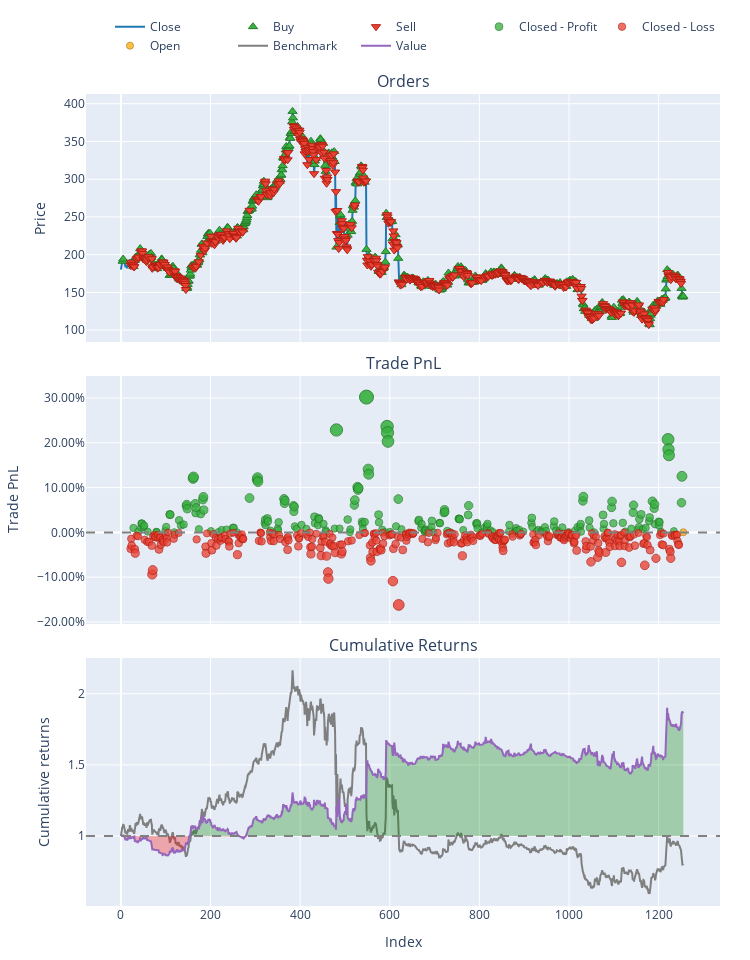
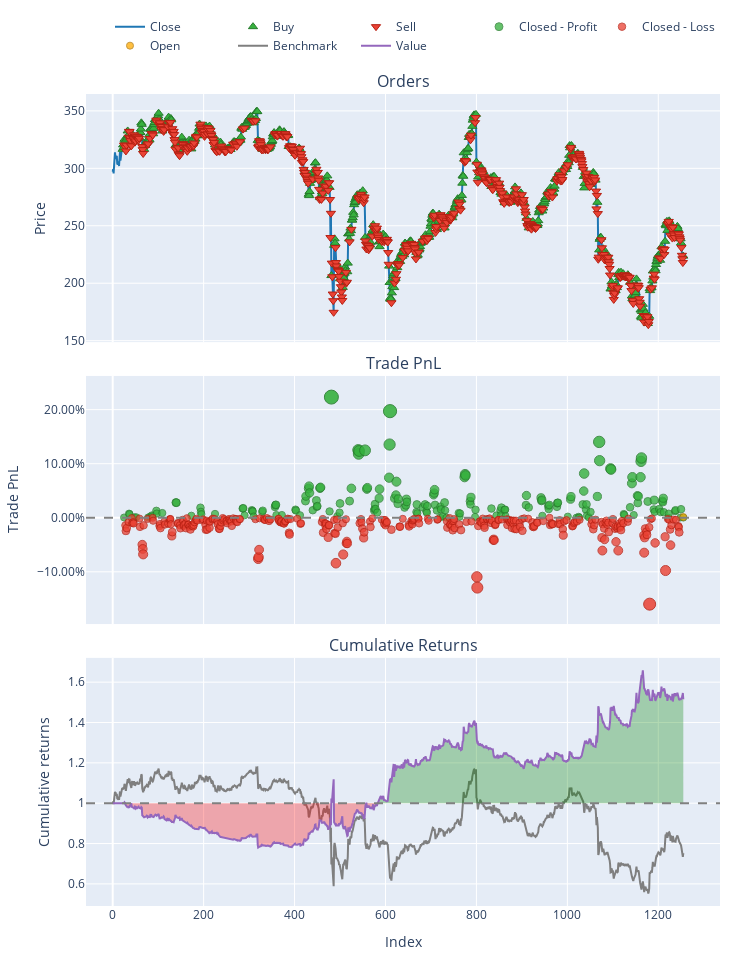

Notebook source saved alongside these figures, in order:
### Code cell
for ticker in target_stocks:
    portfolio[ticker].plot().show()

### Figure 1 — Plotly figure (JSON) as saved in the notebook; plotly's stock layout.template omitted (floating-point values rounded to 4 significant figures; data arrays with more than 128 entries replaced by an {"elided": "..."} marker saying what was removed)
{"data": [{"legendgroup": "0", "line": {"color": "#1f77b4"}, "name": "Close", "showlegend": true, "type": "scatter", "uid": "8a3cfd0a-c400-4950-a4d6-590d497885dd", "x": {"elided": "1256 int values"}, "xaxis": "x", "y": {"elided": "1256 float values"}, "yaxis": "y"}, {"customdata": {"elided": "602x3 float values"}, "hovertemplate": "Order Id: %{customdata[0]}<br>Timestamp: %{x}<br>Price: %{y}<br>Size: %{customdata[1]:.6f}<br>Fees: %{customdata[2]:.6f}", "legendgroup": "1", "marker": {"color": "#37B13F", "line": {"color": "rgb(38,123,44)", "width": 1}, "size": 8, "symbol": "triangle-up"}, "mode": "markers", "name": "Buy", "type": "scatter", "uid": "2db2fc20-6d4b-40bd-aa67-10d167c2be0e", "x": {"elided": "602 int values"}, "xaxis": "x", "y": {"elided": "602 float values"}, "yaxis": "y"}, {"customdata": {"elided": "634x3 float values"}, "hovertemplate": "Order Id: %{customdata[0]}<br>Timestamp: %{x}<br>Price: %{y}<br>Size: %{customdata[1]:.6f}<br>Fees: %{customdata[2]:.6f}", "legendgroup": "2", "marker": {"color": "#EA4335", "line": {"color": "rgb(181,31,18)", "width": 1}, "size": 8, "symbol": "triangle-down"}, "mode": "markers", "name": "Sell", "type": "scatter", "uid": "1cee1097-c263-477c-a5fe-95d90b78e310", "x": {"elided": "634 int values"}, "xaxis": "x", "y": {"elided": "634 float values"}, "yaxis": "y"}, {"customdata": {"elided": "202x4 float values"}, "hovertemplate": "Exit Trade Id: %{customdata[0]}<br>Position Id: %{customdata[1]}<br>Exit Timestamp: %{x}<br>PnL: %{customdata[2]:.6f}<br>Return: %{customdata[3]:.2%}", "legendgroup": "3", "marker": {"color": "#37B13F", "line": {"color": "rgb(38,123,44)", "width": 1}, "opacity": {"elided": "202 float values"}, "size": {"elided": "202 float values"}, "symbol": "circle"}, "mode": "markers", "name": "Closed - Profit", "type": "scatter", "uid": "3cc0be58-5f24-4c54-9d53-ceb9927e8121", "x": {"elided": "202 int values"}, "xaxis": "x2", "y": {"elided": "202 float values"}, "yaxis": "y2"}, {"customdata": {"elided": "322x4 float values"}, "hovertemplate": "Exit Trade Id: %{customdata[0]}<br>Position Id: %{customdata[1]}<br>Exit Timestamp: %{x}<br>PnL: %{customdata[2]:.6f}<br>Return: %{customdata[3]:.2%}", "legendgroup": "4", "marker": {"color": "#EA4335", "line": {"color": "rgb(181,31,18)", "width": 1}, "opacity": {"elided": "322 float values"}, "size": {"elided": "322 float values"}, "symbol": "circle"}, "mode": "markers", "name": "Closed - Loss", "type": "scatter", "uid": "7b7ee4b6-d030-465a-91ae-f7142b4a1031", "x": {"elided": "322 int values"}, "xaxis": "x2", "y": {"elided": "322 float values"}, "yaxis": "y2"}, {"customdata": [[524, 212, 384.5, 0.0002884]], "hovertemplate": "Exit Trade Id: %{customdata[0]}<br>Position Id: %{customdata[1]}<br>Exit Timestamp: %{x}<br>PnL: %{customdata[2]:.6f}<br>Return: %{customdata[3]:.2%}", "legendgroup": "5", "marker": {"color": "#FFAA00", "line": {"color": "rgb(178,118,0)", "width": 1}, "opacity": [0.7501], "size": [7.004], "symbol": "circle"}, "mode": "markers", "name": "Open", "type": "scatter", "uid": "d21de78f-1417-4162-af50-39ff6eafafd8", "x": [1255], "xaxis": "x2", "y": [0.0002884], "yaxis": "y2"}, {"legendgroup": "6", "line": {"color": "#7f7f7f"}, "name": "Benchmark", "showlegend": true, "type": "scatter", "uid": "834114c7-29f8-4df1-abc2-5d05281b8f5c", "x": {"elided": "1256 int values"}, "xaxis": "x3", "y": {"elided": "1256 float values"}, "yaxis": "y3"}, {"hoverinfo": "skip", "legendgroup": "7", "line": {"color": "rgba(0, 0, 0, 0)", "width": 0}, "opacity": 0, "showlegend": false, "type": "scatter", "uid": "455043e6-caf6-4093-8128-0777fa380b41", "x": {"elided": "1256 int values"}, "xaxis": "x3", "y": {"elided": "1256 int values"}, "yaxis": "y3"}, {"connectgaps": false, "fill": "tonexty", "fillcolor": "rgba(0, 128, 0, 0.3)", "hoverinfo": "skip", "legendgroup": "7", "line": {"color": "rgba(0, 0, 0, 0)", "width": 0}, "opacity": 0, "showlegend": false, "type": "scatter", "uid": "b930c8a0-0fcc-4fca-96a5-a310a744d8aa", "x": {"elided": "1256 int values"}, "xaxis": "x3", "y": {"elided": "1256 float values"}, "yaxis": "y3"}, {"hoverinfo": "skip", "legendgroup": "7", "line": {"color": "rgba(0, 0, 0, 0)", "width": 0}, "opacity": 0, "showlegend": false, "type": "scatter", "uid": "37623aa6-d69f-452e-a764-3d355fdd7f85", "x": {"elided": "1256 int values"}, "xaxis": "x3", "y": {"elided": "1256 int values"}, "yaxis": "y3"}, {"connectgaps": false, "fill": "tonexty", "fillcolor": "rgba(255, 0, 0, 0.3)", "hoverinfo": "skip", "legendgroup": "7", "line": {"color": "rgba(0, 0, 0, 0)", "width": 0}, "opacity": 0, "showlegend": false, "type": "scatter", "uid": "7f315ffa-bfb7-48b4-8188-90d2780bb40d", "x": {"elided": "1256 int values"}, "xaxis": "x3", "y": {"elided": "1256 float values"}, "yaxis": "y3"}, {"legendgroup": "8", "line": {"color": "#9467bd"}, "name": "Value", "showlegend": true, "type": "scatter", "uid": "2cd89703-68b8-4d5a-9dc2-da54fd6f10f0", "x": {"elided": "1256 int values"}, "xaxis": "x3", "y": {"elided": "1256 float values"}, "yaxis": "y3"}, {"hoverinfo": "skip", "legendgroup": "7", "line": {"color": "rgba(0, 0, 0, 0)", "width": 0}, "opacity": 0, "showlegend": false, "type": "scatter", "uid": "653a94bb-7cae-467e-a75e-2aa7df647e45", "x": {"elided": "1256 int values"}, "xaxis": "x3", "y": {"elided": "1256 int values"}, "yaxis": "y3"}], "layout": {"annotations": [{"font": {"size": 16}, "showarrow": false, "text": "Orders", "x": 0.5, "xanchor": "center", "xref": "paper", "y": 1, "yanchor": "bottom", "yref": "paper"}, {"font": {"size": 16}, "showarrow": false, "text": "Trade PnL", "x": 0.5, "xanchor": "center", "xref": "paper", "y": 0.6528, "yanchor": "bottom", "yref": "paper"}, {"font": {"size": 16}, "showarrow": false, "text": "Cumulative Returns", "x": 0.5, "xanchor": "center", "xref": "paper", "y": 0.3056, "yanchor": "bottom", "yref": "paper"}], "height": 960, "legend": {"orientation": "h", "traceorder": "normal", "x": 1, "xanchor": "right", "y": 1.042, "yanchor": "bottom"}, "margin": {"b": 30, "l": 30, "r": 30, "t": 30}, "shapes": [{"line": {"color": "gray", "dash": "dash"}, "type": "line", "x0": 0, "x1": 1, "xref": "paper", "y0": 0, "y1": 0, "yref": "y2"}, {"line": {"color": "gray", "dash": "dash"}, "type": "line", "x0": 0, "x1": 1, "xref": "paper", "y0": 1, "y1": 1, "yref": "y3"}], "showlegend": true, "width": 750, "xaxis": {"anchor": "y", "domain": [0, 1], "matches": "x3", "showticklabels": false}, "xaxis2": {"anchor": "y2", "domain": [0, 1], "matches": "x3", "showticklabels": false}, "xaxis3": {"anchor": "y3", "domain": [0, 1], "title": {"text": "Index"}}, "yaxis": {"anchor": "x", "domain": [0.6944, 1], "title": {"text": "Price"}}, "yaxis2": {"anchor": "x2", "domain": [0.3472, 0.6528], "tickformat": ".2%", "title": {"text": "Trade PnL"}}, "yaxis3": {"anchor": "x3", "domain": [0, 0.3056], "title": {"text": "Cumulative returns"}}}}

### Figure 2 — Plotly figure (JSON) as saved in the notebook; plotly's stock layout.template omitted (floating-point values rounded to 4 significant figures; data arrays with more than 128 entries replaced by an {"elided": "..."} marker saying what was removed)
{"data": [{"legendgroup": "0", "line": {"color": "#1f77b4"}, "name": "Close", "showlegend": true, "type": "scatter", "uid": "63d5619a-7919-48c1-b77a-0f1c99457eae", "x": {"elided": "1256 int values"}, "xaxis": "x", "y": {"elided": "1256 float values"}, "yaxis": "y"}, {"customdata": {"elided": "650x3 float values"}, "hovertemplate": "Order Id: %{customdata[0]}<br>Timestamp: %{x}<br>Price: %{y}<br>Size: %{customdata[1]:.6f}<br>Fees: %{customdata[2]:.6f}", "legendgroup": "1", "marker": {"color": "#37B13F", "line": {"color": "rgb(38,123,44)", "width": 1}, "size": 8, "symbol": "triangle-up"}, "mode": "markers", "name": "Buy", "type": "scatter", "uid": "e676132d-6cc1-4812-a307-83879eda4113", "x": {"elided": "650 int values"}, "xaxis": "x", "y": {"elided": "650 float values"}, "yaxis": "y"}, {"customdata": {"elided": "584x3 float values"}, "hovertemplate": "Order Id: %{customdata[0]}<br>Timestamp: %{x}<br>Price: %{y}<br>Size: %{customdata[1]:.6f}<br>Fees: %{customdata[2]:.6f}", "legendgroup": "2", "marker": {"color": "#EA4335", "line": {"color": "rgb(181,31,18)", "width": 1}, "size": 8, "symbol": "triangle-down"}, "mode": "markers", "name": "Sell", "type": "scatter", "uid": "e66d77d6-4333-4527-80ad-c3afe968f460", "x": {"elided": "584 int values"}, "xaxis": "x", "y": {"elided": "584 float values"}, "yaxis": "y"}, {"customdata": {"elided": "179x4 float values"}, "hovertemplate": "Exit Trade Id: %{customdata[0]}<br>Position Id: %{customdata[1]}<br>Exit Timestamp: %{x}<br>PnL: %{customdata[2]:.6f}<br>Return: %{customdata[3]:.2%}", "legendgroup": "3", "marker": {"color": "#37B13F", "line": {"color": "rgb(38,123,44)", "width": 1}, "opacity": {"elided": "179 float values"}, "size": {"elided": "179 float values"}, "symbol": "circle"}, "mode": "markers", "name": "Closed - Profit", "type": "scatter", "uid": "d30f0c51-ba6a-4a80-89d6-7d8cad4df90a", "x": {"elided": "179 int values"}, "xaxis": "x2", "y": {"elided": "179 float values"}, "yaxis": "y2"}, {"customdata": {"elided": "312x4 float values"}, "hovertemplate": "Exit Trade Id: %{customdata[0]}<br>Position Id: %{customdata[1]}<br>Exit Timestamp: %{x}<br>PnL: %{customdata[2]:.6f}<br>Return: %{customdata[3]:.2%}", "legendgroup": "4", "marker": {"color": "#EA4335", "line": {"color": "rgb(181,31,18)", "width": 1}, "opacity": {"elided": "312 float values"}, "size": {"elided": "312 float values"}, "symbol": "circle"}, "mode": "markers", "name": "Closed - Loss", "type": "scatter", "uid": "e66042da-2357-44bb-8fef-81e3ba56247c", "x": {"elided": "312 int values"}, "xaxis": "x2", "y": {"elided": "312 float values"}, "yaxis": "y2"}, {"customdata": [[491, 193, 379.3, 0.001266]], "hovertemplate": "Exit Trade Id: %{customdata[0]}<br>Position Id: %{customdata[1]}<br>Exit Timestamp: %{x}<br>PnL: %{customdata[2]:.6f}<br>Return: %{customdata[3]:.2%}", "legendgroup": "5", "marker": {"color": "#FFAA00", "line": {"color": "rgb(178,118,0)", "width": 1}, "opacity": [0.7508], "size": [7.039], "symbol": "circle"}, "mode": "markers", "name": "Open", "type": "scatter", "uid": "1589786c-a75f-49b8-9266-a97147dfb0fb", "x": [1255], "xaxis": "x2", "y": [0.001266], "yaxis": "y2"}, {"legendgroup": "6", "line": {"color": "#7f7f7f"}, "name": "Benchmark", "showlegend": true, "type": "scatter", "uid": "625d26c3-2c10-4f60-b325-2304d581f939", "x": {"elided": "1256 int values"}, "xaxis": "x3", "y": {"elided": "1256 float values"}, "yaxis": "y3"}, {"hoverinfo": "skip", "legendgroup": "7", "line": {"color": "rgba(0, 0, 0, 0)", "width": 0}, "opacity": 0, "showlegend": false, "type": "scatter", "uid": "92bb3261-4705-4a84-821d-802213c9967f", "x": {"elided": "1256 int values"}, "xaxis": "x3", "y": {"elided": "1256 int values"}, "yaxis": "y3"}, {"connectgaps": false, "fill": "tonexty", "fillcolor": "rgba(0, 128, 0, 0.3)", "hoverinfo": "skip", "legendgroup": "7", "line": {"color": "rgba(0, 0, 0, 0)", "width": 0}, "opacity": 0, "showlegend": false, "type": "scatter", "uid": "e6db7761-5300-4c4e-8eb9-16f6f559c54f", "x": {"elided": "1256 int values"}, "xaxis": "x3", "y": {"elided": "1256 float values"}, "yaxis": "y3"}, {"hoverinfo": "skip", "legendgroup": "7", "line": {"color": "rgba(0, 0, 0, 0)", "width": 0}, "opacity": 0, "showlegend": false, "type": "scatter", "uid": "e4275ad0-1e6a-4906-b82f-fe10abd27e4a", "x": {"elided": "1256 int values"}, "xaxis": "x3", "y": {"elided": "1256 int values"}, "yaxis": "y3"}, {"connectgaps": false, "fill": "tonexty", "fillcolor": "rgba(255, 0, 0, 0.3)", "hoverinfo": "skip", "legendgroup": "7", "line": {"color": "rgba(0, 0, 0, 0)", "width": 0}, "opacity": 0, "showlegend": false, "type": "scatter", "uid": "117c0f6a-f13f-4493-9695-373e5bfbcad6", "x": {"elided": "1256 int values"}, "xaxis": "x3", "y": {"elided": "1256 float values"}, "yaxis": "y3"}, {"legendgroup": "8", "line": {"color": "#9467bd"}, "name": "Value", "showlegend": true, "type": "scatter", "uid": "c609345a-7837-4a4d-a6c4-9da75738021d", "x": {"elided": "1256 int values"}, "xaxis": "x3", "y": {"elided": "1256 float values"}, "yaxis": "y3"}, {"hoverinfo": "skip", "legendgroup": "7", "line": {"color": "rgba(0, 0, 0, 0)", "width": 0}, "opacity": 0, "showlegend": false, "type": "scatter", "uid": "126a8a7c-c6f5-4a90-9af5-8420d213a758", "x": {"elided": "1256 int values"}, "xaxis": "x3", "y": {"elided": "1256 int values"}, "yaxis": "y3"}], "layout": {"annotations": [{"font": {"size": 16}, "showarrow": false, "text": "Orders", "x": 0.5, "xanchor": "center", "xref": "paper", "y": 1, "yanchor": "bottom", "yref": "paper"}, {"font": {"size": 16}, "showarrow": false, "text": "Trade PnL", "x": 0.5, "xanchor": "center", "xref": "paper", "y": 0.6528, "yanchor": "bottom", "yref": "paper"}, {"font": {"size": 16}, "showarrow": false, "text": "Cumulative Returns", "x": 0.5, "xanchor": "center", "xref": "paper", "y": 0.3056, "yanchor": "bottom", "yref": "paper"}], "height": 960, "legend": {"orientation": "h", "traceorder": "normal", "x": 1, "xanchor": "right", "y": 1.042, "yanchor": "bottom"}, "margin": {"b": 30, "l": 30, "r": 30, "t": 30}, "shapes": [{"line": {"color": "gray", "dash": "dash"}, "type": "line", "x0": 0, "x1": 1, "xref": "paper", "y0": 0, "y1": 0, "yref": "y2"}, {"line": {"color": "gray", "dash": "dash"}, "type": "line", "x0": 0, "x1": 1, "xref": "paper", "y0": 1, "y1": 1, "yref": "y3"}], "showlegend": true, "width": 750, "xaxis": {"anchor": "y", "domain": [0, 1], "matches": "x3", "showticklabels": false}, "xaxis2": {"anchor": "y2", "domain": [0, 1], "matches": "x3", "showticklabels": false}, "xaxis3": {"anchor": "y3", "domain": [0, 1], "title": {"text": "Index"}}, "yaxis": {"anchor": "x", "domain": [0.6944, 1], "title": {"text": "Price"}}, "yaxis2": {"anchor": "x2", "domain": [0.3472, 0.6528], "tickformat": ".2%", "title": {"text": "Trade PnL"}}, "yaxis3": {"anchor": "x3", "domain": [0, 0.3056], "title": {"text": "Cumulative returns"}}}}
